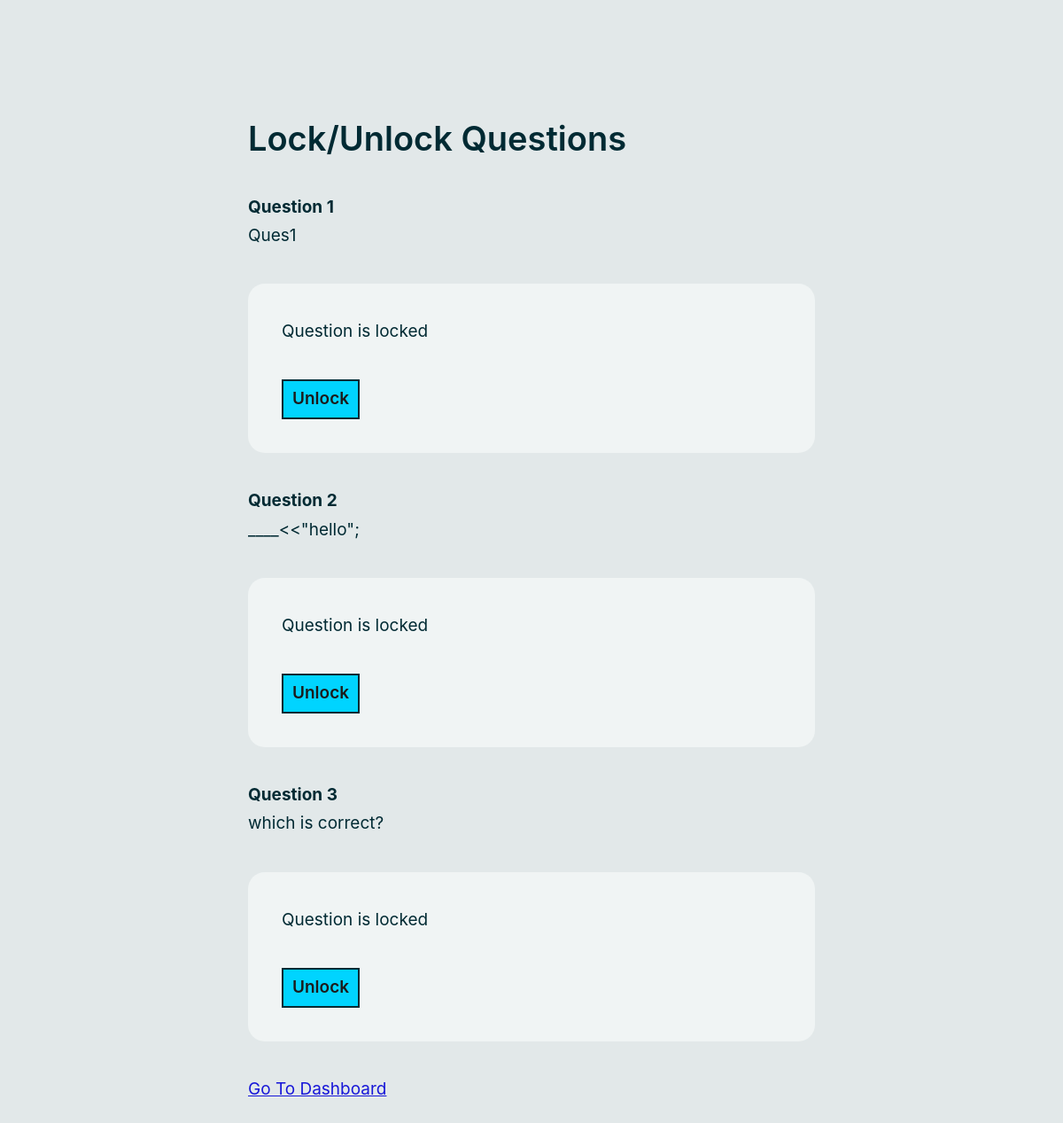
The page /quiz/lock_unlock_ques/1 (signed in) on the database its author committed.
### tables this page shows
CREATE TABLE Questions(
    question_id INTEGER NOT NULL,
    quiz_id TEXT NOT NULL,
    question_type TEXT NOT NULL,
    question_text TEXT NOT NULL,
    lock BOOLEAN DEFAULT TRUE,
    duration TEXT, unlock_time TIMESTAMP,
    PRIMARY KEY (question_id, quiz_id),
    FOREIGN KEY (quiz_id) REFERENCES Quizzes (quiz_id) ON DELETE CASCADE
);

### quiz_app/quiz.py (the view, shortened to what this page needs)
@bp.route('/quiz/lock_unlock_ques/<int:quiz_id>', methods=['GET','POST'])
@admin_login_required
def lock_unlock_ques(quiz_id):
    db = get_db()
    questions = db.execute('SELECT * FROM Questions WHERE quiz_id = ?', (quiz_id,)).fetchall()
    return render_template('lock_unlock_ques.html', questions=questions, quiz_id=quiz_id)

### quiz_app/auth.py (called while the page is built)
@bp.before_app_request
def load_logged_in_user():
    user_id = session.get('user_id')
    admin_id = session.get('admin_id')
    if admin_id is None:
        g.admin = None
    else:
        g.admin = get_db().execute(
            'SELECT * FROM Admins WHERE admin_id = ?', (admin_id,)
        ).fetchone()
    if user_id is None:
        g.user = None
    else:
        g.user = get_db().execute(
            'SELECT * FROM Users WHERE id = ?', (user_id,)
        ).fetchone()

def admin_login_required(view):
    @functools.wraps(view)
    def wrapped_view(**kwargs):
        if g.admin is None:
            return redirect(url_for('auth.login_admin'))
        return view(**kwargs)
    return wrapped_view

### quiz_app/db.py (called while the page is built)
def get_db():
    if 'db' not in g:
        g.db = sqlite3.connect(
            current_app.config['DATABASE'],
            detect_types=sqlite3.PARSE_DECLTYPES
        )
        g.db.row_factory = sqlite3.Row
    return g.db

### templates/lock_unlock_ques.html (shortened to what this page needs)
{% extends 'base.html' %}
    {% block content %}
    <div class="container mt-5">
        <h2>Lock/Unlock Questions</h2>
        <div class="all-questions">
            {% for question in questions %}
            <div class="question">
                <h4>Question {{ question['question_id'] }}</h4>
                <p>{{ question['question_text'] }}</p>
                <form action="{{ url_for('quiz.lock_unlock_ques', quiz_id=quiz_id) }}" method="POST">
                    {% if question['lock'] %}
                        <p>Question is locked</p>
                    {% else %}
                        <p>Question is unlocked</p>
                    {% endif %}
                    <button type="submit" name="lock_unlock" class="btn btn-outline-danger">{{ 'Unlock' if question['lock'] else 'Lock' }}</button>
                </form>
            </div>
            {% endfor %}
            <a href="{{ url_for('interface.admin_dashboard') }}" class="btn btn-outline-primary">Go To Dashboard</a>
        </div>
    </div>
    {% endblock %}

### templates/base.html (shortened to what this page needs)
<!DOCTYPE html>
<html lang="en">
<head>
  <link rel="stylesheet" href="/static/style.css">
</head>
<body>
  {% block content %}{% endblock %}
</body>
</html>

### rows shown on the page
Questions: question_id "1", question_text "Ques1", shows "Question is locked", lock "Unlock"
Questions: question_id "2", question_text "____<<\"hello\";", shows "Question is locked", lock "Unlock"
Questions: question_id "3", question_text "which is correct?", shows "Question is locked", lock "Unlock"
